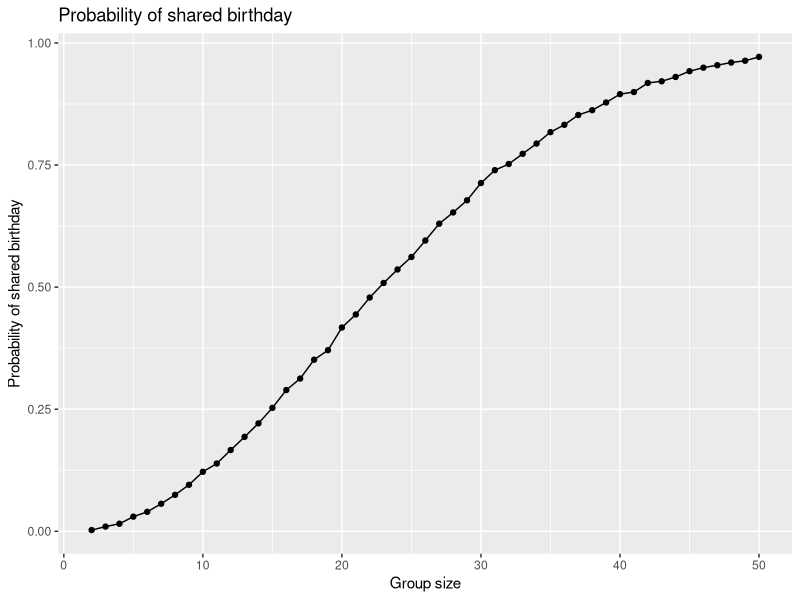

Generate this figure with R: (Note: this script raises an error after producing the figure.)
## ---- chunk 1
library(tidyverse)
## ---- chunk 2
bdays = sample(1:365, 25, replace = TRUE)

length(unique(bdays)) < 25
## ---- chunk 3
bday = function(n) {
  if (!is.numeric(n)) {
    stop("n must be numerical")
  } else if (n<2) {
    stop("group has at least 2 ppl")
  }
  
  bdays = sample (1:365, n, replace = TRUE)
  
  any(duplicated(bdays))
}

bday(10)
bday(50)
## ---- chunk 4
bday_function_df =
  expand.grid(
    group_size = 2:50,
    iter = 1:10000
  ) |>
  mutate(
    shared = map_lgl(group_size, bday)
  )

prob_df =
  bday_function_df |>
  group_by(group_size) |>
  summarise(prob_shared = mean(shared))
## ---- chunk 5
prob_df |>
  ggplot(aes(x = group_size, y = prob_shared)) +
  geom_point() +
  geom_line() +
  labs(
    title = "Probability of shared birthday",
    x = "Group size",
    y = "Probability of shared birthday"
  )
## ---- chunk 6
data_df = "data/data/"

participant_df =
  tibble(
    files = list.files(data_df),
    path = str_c(data_df, files)
  ) |>
  mutate(data = map(path, read_csv)) |>
  unnest(cols = data)
## ---- chunk 7
tidy_df =
  participant_df |>
  mutate(
    files = str_replace(files, ".csv", ""),
    arm = str_sub(files, 1,3)
  ) |>
  pivot_longer(
    week_1:week_8,
    names_to = "week",
    values_to = "outcome",
    names_prefix = "week_"
  ) |>
  mutate(week = as.numeric(week))|>
  select(arm, subj = files,week, outcome)
## ---- chunk 8
tidy_df |>
  ggplot(aes(x = week, y = outcome, group = subj, color = arm)) +
  geom_point() +
  geom_path() +
  facet_grid(~arm) +
  labs(
    title = "Outcome of each participant over time",
    x = "Week",
    y = "Outcome",
    color = "Arm"
  )
## ---- chunk 9
t_test_df = function(mu, n = 30, sigma = 5) {
  
  test_data_df = tibble(
    x = rnorm(n, mean = mu, sd = sigma)
  )
  test_data_df |>
    pull(x) |>
    t.test(mu = 0) |>
    broom::tidy() |>
    select(estimate, p.value)
}
## ---- chunk 10
model_df =
  expand_grid(
    mu = 0:6,
    iter = 1:5000
  ) |>
  mutate(
    results_df = map(mu, t_test_df)
  ) |>
  unnest(results_df) |>
  mutate(reject = p.value < 0.05)
